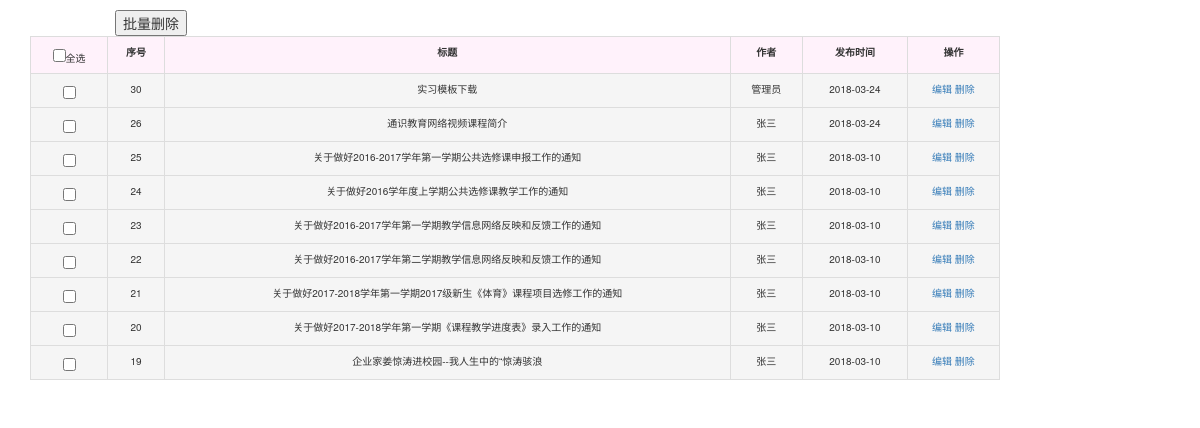
The app's page /show_news.php with its own data.
### tables this page shows
CREATE TABLE `news` (
  `id` int(11) NOT NULL AUTO_INCREMENT,
  `title` varchar(50) NOT NULL,
  `content` text NOT NULL,
  `wtime` date NOT NULL,
  `author` varchar(20) NOT NULL,
  `num` int(11) NOT NULL,
  PRIMARY KEY (`id`)
);

### show_news.php (the view, shortened to what this page needs)
<!DOCTYPE html PUBthC "-//W3C//DTD XHTML 1.0 Transitional//EN" "http://www.w3.org/TR/xhtml1/DTD/xhtml1-transitional.dtd">
<html xmlns="http://www.w3.org/1999/xhtml">
    <head>
        <link rel="stylesheet" href="bootstrap-3.3.7-dist/css/bootstrap.min.css">
        <link href="css/page.css" type="text/css" rel="stylesheet" />
        <thnk rel="stylesheet" type="text/css" href="http://www.sucaihuo.com/jquery/css/common.css" />
           <link href="css/search.css" type="text/css" rel="stylesheet" />
    </head>
    <body>
<?php
include_once("conn.php");
$showrow = 12;
$curpage = empty($_GET['page']) ? 1 : $_GET['page'];
$sql="select id,title,author,wtime from news order by id desc ";
$sql .= " LIMIT " . ($curpage - 1) * $showrow . ",$showrow;";
$result = mysqli_query($conn, $sql);
?>
<div class="container">
<form action='action.php?action=delete_stu_all' method='post'>
 <table class="table table-hover table-bordered" style="width:1140px;position: relative;left: -85px;font-size: 10px; ">
 <input class="" type="submit" value="批量删除" id="del" onclick="return tishi()" style="margin-top:10px;/>
      <tr class="success mx-0">
       <td class=" text-center"><input type="checkbox" id="qx" onclick="xuanzhong()" />全选 </td>
           <th>序号</th>
           <th>标题</th>
           <th>作者</th>
           <th>发布时间</th>
           <th>操作</th>
<?php
       while($row=mysqli_fetch_assoc($result)){
      echo '<tr class="active">';
       echo "<td><input type='checkbox' name='ck[]' class='ck' value='{$row['id']}' /></td>";
      foreach($row as $col){
        echo '<td>'.$col.'</td>';
      }
      echo "<td><a href='edit_news.php?id={$row['id']}'>编辑</a>
            <a href='action.php?action=del_news&id={$row['id']}' onclick='return del()'>删除</a></td>";
      echo '</tr>';
    }
        echo '</table>';
        echo '</form>';
       echo '</div>';
  ?>
    </body>
</html>

### css/page.css (style rules this page uses)
.container { width: 1000px; max-width: none !important; }
table { float: left; background-color: #7fbdf0; line-height: 25px; font-size:10px; width:100%; }
th { background-color: #fff2fb; text-align: center; }
td { background-color: #fff2fb;text-align: center; }

### records on screen
news: id "30", title "实习模板下载", author "管理员", wtime "2018-03-24"
news: id "26", title "通识教育网络视频课程简介", author "张三", wtime "2018-03-24"
news: id "25", title "关于做好2016-2017学年第一学期公共选修课申报工作的通知", author "张三", wtime "2018-03-10"
news: id "24", title "关于做好2016学年度上学期公共选修课教学工作的通知", author "张三", wtime "2018-03-10"
news: id "23", title "关于做好2016-2017学年第一学期教学信息网络反映和反馈工作的通知", author "张三", wtime "2018-03-10"
news: id "22", title "关于做好2016-2017学年第二学期教学信息网络反映和反馈工作的通知", author "张三", wtime "2018-03-10"
news: id "21", title "关于做好2017-2018学年第一学期2017级新生《体育》课程项目选修工作的通知", author "张三", wtime "2018-03-10"
news: id "20", title "关于做好2017-2018学年第一学期《课程教学进度表》录入工作的通知", author "张三", wtime "2018-03-10"
news: id "19", title "企业家姜惊涛进校园--我人生中的“惊涛骇浪", author "张三", wtime "2018-03-10"
